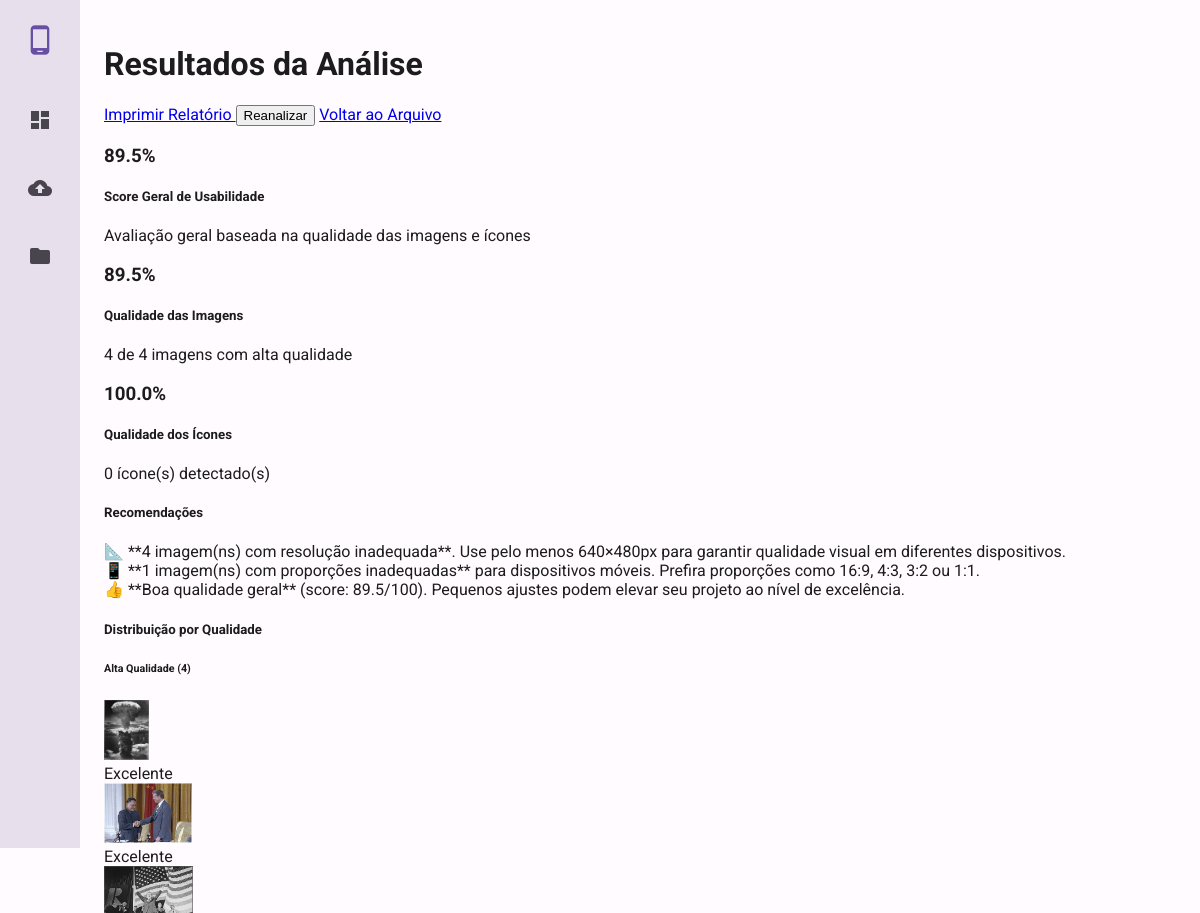
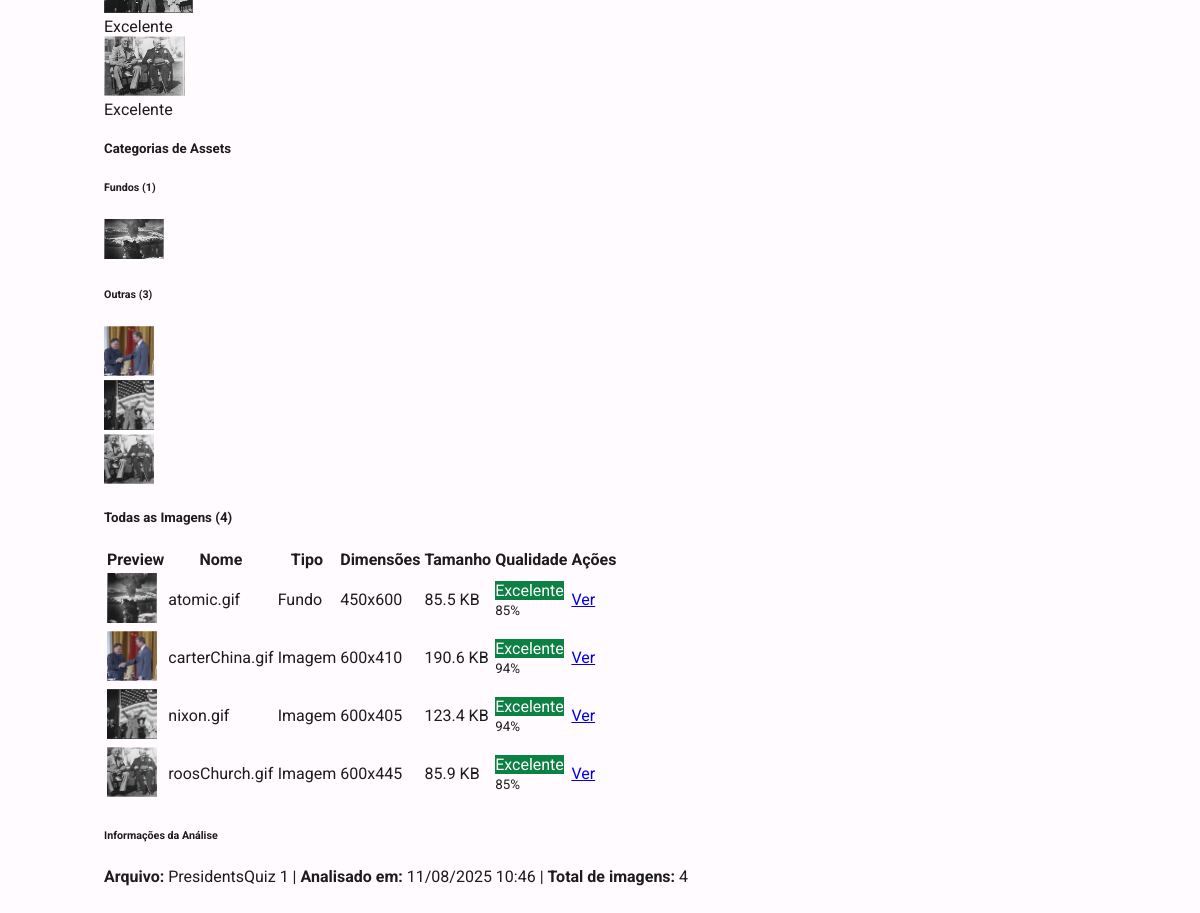
Page /files/7/results/ on the committed database (2 pictures, top to bottom).
### analyzer/models.py (models this page shows, shortened)
class UsabilityEvaluation(models.Model):
    aia_file = models.OneToOneField(AiaFile, on_delete=models.CASCADE, related_name='evaluation')
    image_quality_score = models.FloatField(default=0)
    icon_quality_score = models.FloatField(default=0)
    overall_usability_score = models.FloatField(default=0)
    high_quality_images_count = models.IntegerField(default=0)
    low_quality_images_count = models.IntegerField(default=0)
    oversized_images_count = models.IntegerField(default=0)
    undersized_images_count = models.IntegerField(default=0)
    recommendations = models.TextField(blank=True)
    evaluated_at = models.DateTimeField(auto_now_add=True)
    @property
    def total_issues(self):
        return (self.low_quality_images_count +
                self.oversized_images_count +
                self.undersized_images_count)

class ImageAsset(models.Model):
    QUALITY_CHOICES = [
        ('low', 'Baixa'),
        ('medium', 'Média'),
        ('high', 'Alta'),
        ('excellent', 'Excelente'),
    ]
    ASSET_TYPE_CHOICES = [
        ('image', 'Imagem'),
        ('icon', 'Ícone'),
        ('background', 'Fundo'),
        ('button', 'Botão'),
        ('other', 'Outro'),
    ]
    aia_file = models.ForeignKey(AiaFile, on_delete=models.CASCADE, related_name='images')
    name = models.CharField(max_length=255)
    original_path = models.CharField(max_length=500)  # Path within the .aia file
    extracted_file = models.ImageField(upload_to='extracted_images/')
    width = models.IntegerField()
    height = models.IntegerField()
    file_size = models.IntegerField()  # in bytes
    format = models.CharField(max_length=10)  # PNG, JPG, etc.
    quality_score = models.FloatField(null=True, blank=True)  # 0-100 scale
    quality_rating = models.CharField(max_length=10, choices=QUALITY_CHOICES, null=True, blank=True)
    asset_type = models.CharField(max_length=20, choices=ASSET_TYPE_CHOICES, default='image')
    resolution_adequate = models.BooleanField(null=True, blank=True)
    aspect_ratio_appropriate = models.BooleanField(null=True, blank=True)
    file_size_optimized = models.BooleanField(null=True, blank=True)
    created_at = models.DateTimeField(auto_now_add=True)

class AiaFile(models.Model):
    name = models.CharField(max_length=255)
    file = models.FileField(upload_to='aia_files/')
    uploaded_at = models.DateTimeField(auto_now_add=True)
    uploaded_by = models.ForeignKey(User, on_delete=models.CASCADE, null=True, blank=True)
    is_analyzed = models.BooleanField(default=False)
    total_images = models.IntegerField(default=0)
    total_icons = models.IntegerField(default=0)
    analysis_completed_at = models.DateTimeField(null=True, blank=True)

### analyzer/views.py (the view)
# urls.py: path('files/<int:pk>/results/', views.analysis_results, name='analysis_results'),
def analysis_results(request, pk):
    aia_file = get_object_or_404(AiaFile, pk=pk)
    if not aia_file.is_analyzed:
        messages.warning(request, 'Este arquivo ainda não foi analisado.')
        return redirect('file_detail', pk=pk)
    evaluation = get_object_or_404(UsabilityEvaluation, aia_file=aia_file)
    images = aia_file.images.all()
    high_quality_images = images.filter(quality_rating__in=['high', 'excellent'])
    medium_quality_images = images.filter(quality_rating='medium')
    low_quality_images = images.filter(quality_rating='low')
    icons = images.filter(asset_type='icon')
    backgrounds = images.filter(asset_type='background')
    buttons = images.filter(asset_type='button')
    other_images = images.filter(asset_type__in=['image', 'other'])
    context = {
        'aia_file': aia_file,
        'evaluation': evaluation,
        'images': images,
        'high_quality_images': high_quality_images,
        'medium_quality_images': medium_quality_images,
        'low_quality_images': low_quality_images,
        'icons': icons,
        'backgrounds': backgrounds,
        'buttons': buttons,
        'other_images': other_images,
    }
    return render(request, 'analyzer/analysis_results.html', context)

### analyzer/templates/analyzer/analysis_results.html (shortened to what this page needs)
{% extends 'analyzer/base.html' %}
{% block content %}
<div class="d-flex justify-content-between flex-wrap flex-md-nowrap align-items-center pt-3 pb-2 mb-3 border-bottom">
    <h1 class="h2">
         Resultados da Análise
    </h1>
    <div class="btn-toolbar mb-2 mb-md-0">
        <a href="{% url 'print_analysis' aia_file.pk %}" class="btn btn-outline-info me-2" target="_blank">
             Imprimir Relatório
        </a>
        <form method="post" action="{% url 'analyze_file' aia_file.pk %}" class="me-2" style="display: inline;">
            <button type="submit" class="btn btn-primary"
                    onclick="return confirm('Deseja reanalizar este arquivo? Isso atualizará todos os scores com o sistema de pontuação granular.')">
                 Reanalizar
            </button>
        </form>
        <a href="{% url 'file_detail' aia_file.pk %}" class="btn btn-outline-secondary">
             Voltar ao Arquivo
        </a>
    </div>
</div>
<div class="row mb-4">
    <div class="col-md-4">
        <div class="card text-center">
            <div class="card-body">
                <h3 class="text-primary mt-2">{{ evaluation.overall_usability_score|floatformat:1 }}%</h3>
                <h5 class="card-title">Score Geral de Usabilidade</h5>
                <p class="text-muted">Avaliação geral baseada na qualidade das imagens e ícones</p>
            </div>
        </div>
    </div>
    <div class="col-md-4">
        <div class="card text-center">
            <div class="card-body">
                <h3 class="text-info mt-2">{{ evaluation.image_quality_score|floatformat:1 }}%</h3>
                <h5 class="card-title">Qualidade das Imagens</h5>
                <p class="text-muted">{{ evaluation.high_quality_images_count }} de {{ images.count }} imagens com alta qualidade</p>
            </div>
        </div>
    </div>
    <div class="col-md-4">
        <div class="card text-center">
            <div class="card-body">
                <h3 class="text-warning mt-2">{{ evaluation.icon_quality_score|floatformat:1 }}%</h3>
                <h5 class="card-title">Qualidade dos Ícones</h5>
                <p class="text-muted">{{ icons.count }} ícone(s) detectado(s)</p>
            </div>
        </div>
    </div>
</div>
<div class="row mb-4">
    <div class="col-md-12">
        <div class="card">
            <div class="card-header">
                <h5 class="card-title mb-0">
                     Recomendações
                </h5>
            </div>
            <div class="card-body">
                {% if evaluation.recommendations %}
                    <div class="recommendations">
                        {{ evaluation.recommendations|linebreaks }}
                    </div>
                {% else %}
                    <p class="text-success">
                        <i class="bi bi-check-circle"></i>
                        Parabéns! Nenhum problema significativo detectado.
                    </p>
                {% endif %}
            </div>
        </div>
    </div>
</div>
<div class="row mb-4">
    <div class="col-md-12">
        <div class="card">
            <div class="card-header">
                <h5 class="card-title mb-0">
                     Distribuição por Qualidade
                </h5>
            </div>
            <div class="card-body">
                <div class="row">
                    {% if high_quality_images %}
                    <div class="col-md-6 mb-3">
                        <h6 class="text-success">
                            Alta Qualidade ({{ high_quality_images.count }})
                        </h6>
                        <div class="row">
                            {% for image in high_quality_images|slice:":6" %}
                                <div class="col-4 col-md-2 mb-2">
                                    <img src="{{ image.extracted_file.url }}"
                                         class="img-thumbnail"
                                         style="height: 60px; object-fit: cover;"
                                         title="{{ image.name }}">
                                    <div class="text-center mt-1">
                                        <span class="badge bg-success quality-badge">
                                            {{ image.get_quality_rating_display }}
                                        </span>
                                    </div>
                                </div>
                            {% endfor %}
                        </div>
                    </div>
                    {% endif %}
                </div>
            </div>
        </div>
    </div>
</div>
<div class="row mb-4">
    <div class="col-md-12">
        <div class="card">
            <div class="card-header">
                <h5 class="card-title mb-0">
                     Categorias de Assets
                </h5>
            </div>
            <div class="card-body">
                <div class="row">
                    {% if backgrounds %}
                    <div class="col-md-3 mb-3">
                        <h6> Fundos ({{ backgrounds.count }})</h6>
                        <div class="d-flex flex-wrap">
                            {% for bg in backgrounds|slice:":4" %}
                                <div class="me-2 mb-2">
                                    <img src="{{ bg.extracted_file.url }}"
                                         class="img-thumbnail"
                                         style="width: 60px; height: 40px; object-fit: cover;"
                                         title="{{ bg.name }}">
                                </div>
                            {% endfor %}
                        </div>
                    </div>
                    {% endif %}
                    {% if other_images %}
                    <div class="col-md-3 mb-3">
                        <h6> Outras ({{ other_images.count }})</h6>
                        <div class="d-flex flex-wrap">
                            {% for img in other_images|slice:":6" %}
                                <div class="me-2 mb-2">
                                    <img src="{{ img.extracted_file.url }}"
                                         class="img-thumbnail"
                                         style="width: 50px; height: 50px; object-fit: cover;"
                                         title="{{ img.name }}">
                                </div>
                            {% endfor %}
                        </div>
                    </div>
                    {% endif %}
                </div>
            </div>
        </div>
    </div>
</div>
<div class="row">
    <div class="col-md-12">
        <div class="card">
            <div class="card-header">
                <h5 class="card-title mb-0">
                     Todas as Imagens ({{ images.count }})
                </h5>
            </div>
            <div class="card-body">
                <div class="table-responsive">
                    <table class="table table-striped">
                        <thead>
                            <tr>
                                <th>Preview</th>
                                <th>Nome</th>
                                <th>Tipo</th>
                                <th>Dimensões</th>
                                <th>Tamanho</th>
                                <th>Qualidade</th>
                                <th>Ações</th>
                            </tr>
                        </thead>
                        <tbody>
                            {% for image in images %}
                            <tr>
                                <td>
                                    <img src="{{ image.extracted_file.url }}"
                                         class="img-thumbnail"
                                         style="width: 50px; height: 50px; object-fit: cover;">
                                </td>
                                <td>{{ image.name }}</td>
                                <td>
                                    <span class="badge bg-secondary">
                                        {{ image.get_asset_type_display }}
                                    </span>
                                </td>
                                <td>{{ image.width }}x{{ image.height }}</td>
                                <td>{{ image.file_size|filesizeformat }}</td>
                                <td>
                                    {% if image.quality_rating %}
                                        <span class="badge quality-{{ image.quality_rating }} quality-badge">
                                            {{ image.get_quality_rating_display }}
                                        </span>
                                        <br>
                                        <small class="text-muted">{{ image.quality_score|floatformat:0 }}%</small>
                                    {% else %}
                                        <span class="text-muted">N/A</span>
                                    {% endif %}
                                </td>
                                <td>
                                    <a href="{% url 'image_detail' image.pk %}" class="btn btn-sm btn-outline-primary">
                                         Ver
                                    </a>
                                </td>
                            </tr>
                            {% endfor %}
                        </tbody>
                    </table>
                </div>
            </div>
        </div>
    </div>
</div>
<div class="row mt-4">
    <div class="col-md-12">
        <div class="card">
            <div class="card-body">
                <h6> Informações da Análise</h6>
                <p class="text-muted mb-0">
                    <strong>Arquivo:</strong> {{ aia_file.name }} |
                    <strong>Analisado em:</strong> {{ evaluation.evaluated_at|date:"d/m/Y H:i" }} |
                    <strong>Total de imagens:</strong> {{ images.count }}
                </p>
            </div>
        </div>
    </div>
</div>
{% endblock %}

### analyzer/templates/analyzer/base.html (style rules this page uses)
:root { --md-sys-color-primary: #6750A4; --md-sys-color-on-primary: #FFFFFF; --md-sys-color-primary-container: #EADDFF; --md-sys-color-on-primary-container: #21005D; --md-sys-color-secondary: #625B71; --md-sys-color-on-secondary: #FFFFFF; --md-sys-color-secondary-container: #E8DEF8; --md-sys-color-on-secondary-container: #1D192B; --md-sys-color-tertiary: #7D5260; --md-sys-color-on-tertiary: #FFFFFF; --md-sys-color-surface: #FFFBFE; --md-sys-color-on-surface: #1C1B1F; --md-sys-color-surface-variant: #E7E0EC; --md-sys-color-on-surface-variant: #49454F; --md-sys-color-error: #B3261E; --md-sys-color-on-error: #FFFFFF; --md-sys-color-error-container: #F9DEDC; --md-sys-color-on-error-container: #410E0B; --md-sys-color-success: #0D8043; --md-sys-color-on-success: #FFFFFF; --md-sys-color-warning: #F57C00; --md-sys-color-on-warning: #FFFFFF; }
body { font-family: 'Roboto', sans-serif; background-color: var(--md-sys-color-surface); color: var(--md-sys-color-on-surface); margin: 0; }
.quality-excellent { background-color: var(--md-sys-color-success); color: var(--md-sys-color-on-success); }

### rows in the picture
UsabilityEvaluation: overall_usability_score "89.5", image_quality_score "89.5", high_quality_images_count "4", icon_quality_score "100.0", recommendations "📐 **4 imagem(ns) com resolução inadequada**. Use pelo menos 640×480px para garantir qualidade visual em diferentes dispositivos. 📱 **1 imagem(ns) com proporções inadequadas** para dispositivos móveis. Prefira proporções como 16:9, 4:3, 3:2 ou 1:1. 👍 **Boa qualidade geral** (score: 89.5/100). Pequenos ajustes podem elevar seu projeto ao nível de excelência.", evaluated_at "11/08/2025 10:46"
ImageAsset: extracted_file (picture), quality_rating "Excelente", name "atomic.gif", asset_type "Fundo", width "450", height "600", file_size|filesizeformat "85.5 KB", quality_score "85"
ImageAsset: extracted_file (picture), quality_rating "Excelente", name "carterChina.gif", asset_type "Imagem", width "600", height "410", file_size|filesizeformat "190.6 KB", quality_score "94"
ImageAsset: extracted_file (picture), quality_rating "Excelente", name "nixon.gif", asset_type "Imagem", width "600", height "405", file_size|filesizeformat "123.4 KB", quality_score "94"
ImageAsset: extracted_file (picture), quality_rating "Excelente", name "roosChurch.gif", asset_type "Imagem", width "600", height "445", file_size|filesizeformat "85.9 KB", quality_score "85"
AiaFile: name "PresidentsQuiz 1"

### other values in the picture
{{ images.count }} "4"
{{ icons.count }} "0"
{{ high_quality_images.count }} "4"
{{ backgrounds.count }} "1"
{{ other_images.count }} "3"
